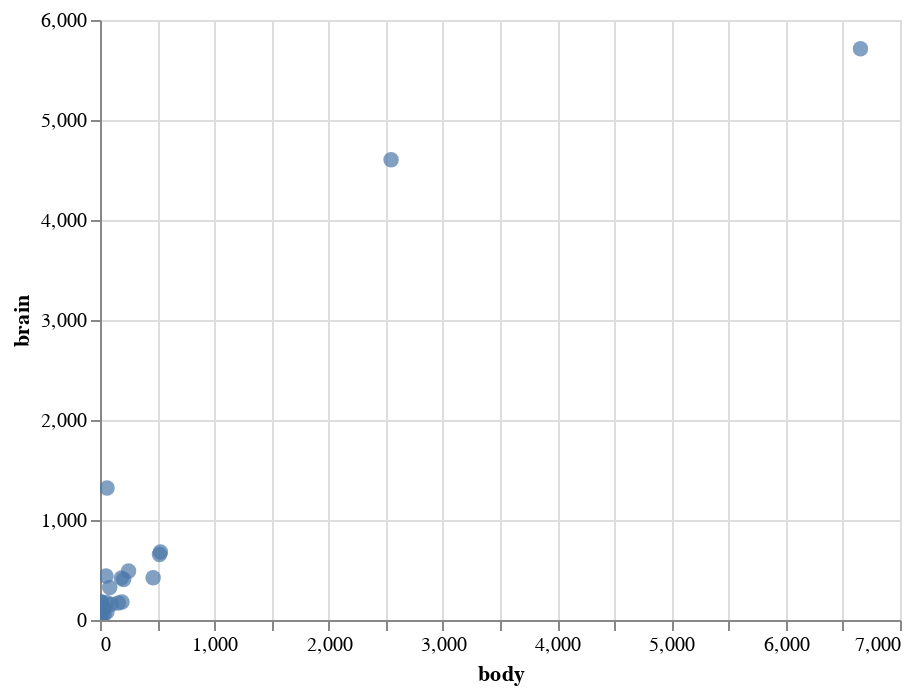

Notebook code for this chart:
### Code cell
alt.Chart(mammals).mark_circle(size=60).encode(
    x='body',
    y='brain'
).interactive()

### Figure 1 — Vega-Lite specification as saved in the notebook (floating-point values rounded to 4 significant figures)
{"config": {"view": {"width": 400, "height": 300}, "mark": {"tooltip": null}}, "data": {"name": "data-187b9928ef86aee215add4af865d2faa"}, "mark": {"type": "circle", "size": 60}, "encoding": {"x": {"type": "quantitative", "field": "body"}, "y": {"type": "quantitative", "field": "brain"}}, "selection": {"selector004": {"type": "interval", "bind": "scales", "encodings": ["x", "y"]}}, "$schema": "https://vega.github.io/schema/vega-lite/v3.4.0.json", "datasets": {"data-187b9928ef86aee215add4af865d2faa": [{"Mammal": "Arctic fox", "body": 3.385, "brain": 44.5}, {"Mammal": "Owl monkey", "body": 0.48, "brain": 15.5}, {"Mammal": "Mountain beaver", "body": 1.35, "brain": 8.1}, {"Mammal": "Cow", "body": 465, "brain": 423}, {"Mammal": "Grey wolf", "body": 36.33, "brain": 119.5}, {"Mammal": "Goat", "body": 27.66, "brain": 115}, {"Mammal": "Roe deer", "body": 14.83, "brain": 98.2}, {"Mammal": "Guinea pig", "body": 1.04, "brain": 5.5}, {"Mammal": "Verbet", "body": 4.19, "brain": 58}, {"Mammal": "Chinchilla", "body": 0.425, "brain": 6.4}, {"Mammal": "Ground squirrel", "body": 0.101, "brain": 4}, {"Mammal": "Arctic ground squirrel", "body": 0.92, "brain": 5.7}, {"Mammal": "African giant pouched rat", "body": 1, "brain": 6.6}, {"Mammal": "Lesser short-tailed shrew", "body": 0.005, "brain": 0.14}, {"Mammal": "Star-nosed mole", "body": 0.06, "brain": 1}, {"Mammal": "Nine-banded armadillo", "body": 3.5, "brain": 10.8}, {"Mammal": "Tree hyrax", "body": 2, "brain": 12.3}, {"Mammal": "N.A. opossum", "body": 1.7, "brain": 6.3}, {"Mammal": "Asian elephant", "body": 2547, "brain": 4603}, {"Mammal": "Big brown bat", "body": 0.023, "brain": 0.3}, {"Mammal": "Donkey", "body": 187.1, "brain": 419}, {"Mammal": "Horse", "body": 521, "brain": 655}, {"Mammal": "European hedgehog", "body": 0.785, "brain": 3.5}, {"Mammal": "Patas monkey", "body": 10, "brain": 115}, {"Mammal": "Cat", "body": 3.3, "brain": 25.6}, {"Mammal": "Galago", "body": 0.2, "brain": 5}, {"Mammal": "Genet", "body": 1.41, "brain": 17.5}, {"Mammal": "Giraffe", "body": 529, "brain": 680}, {"Mammal": "Gorilla", "body": 207, "brain": 406}, {"Mammal": "Grey seal", "body": 85, "brain": 325}, {"Mammal": "Rock hyrax-a", "body": 0.75, "brain": 12.3}, {"Mammal": "Human", "body": 62, "brain": 1320}, {"Mammal": "African elephant", "body": 6654, "brain": 5712}, {"Mammal": "Water opossum", "body": 3.5, "brain": 3.9}, {"Mammal": "Rhesus monkey", "body": 6.8, "brain": 179}, {"Mammal": "Kangaroo", "body": 35, "brain": 56}, {"Mammal": "Yellow-bellied marmot", "body": 4.05, "brain": 17}, {"Mammal": "Golden hamster", "body": 0.12, "brain": 1}, {"Mammal": "Mouse", "body": 0.023, "brain": 0.4}, {"Mammal": "Little brown bat", "body": 0.01, "brain": 0.25}, {"Mammal": "Slow loris", "body": 1.4, "brain": 12.5}, {"Mammal": "Okapi", "body": 250, "brain": 490}, {"Mammal": "Rabbit", "body": 2.5, "brain": 12.1}, {"Mammal": "Sheep", "body": 55.5, "brain": 175}, {"Mammal": "Jaguar", "body": 100, "brain": 157}, {"Mammal": "Chimpanzee", "body": 52.16, "brain": 440}, {"Mammal": "Baboon", "body": 10.55, "brain": 179.5}, {"Mammal": "Desert hedgehog", "body": 0.55, "brain": 2.4}, {"Mammal": "Giant armadillo", "body": 60, "brain": 81}, {"Mammal": "Rock hyrax-b", "body": 3.6, "brain": 21}, {"Mammal": "Raccoon", "body": 4.288, "brain": 39.2}, {"Mammal": "Rat", "body": 0.28, "brain": 1.9}, {"Mammal": "E. American mole", "body": 0.075, "brain": 1.2}, {"Mammal": "Mole rat", "body": 0.122, "brain": 3}, {"Mammal": "Musk shrew", "body": 0.048, "brain": 0.33}, {"Mammal": "Pig", "body": 192, "brain": 180}, {"Mammal": "Echidna", "body": 3, "brain": 25}, {"Mammal": "Brazilian tapir", "body": 160, "brain": 169}, {"Mammal": "Tenrec", "body": 0.9, "brain": 2.6}, {"Mammal": "Phalanger", "body": 1.62, "brain": 11.4}, {"Mammal": "Tree shrew", "body": 0.104, "brain": 2.5}, {"Mammal": "Red fox", "body": 4.235, "brain": 50.4}]}}
